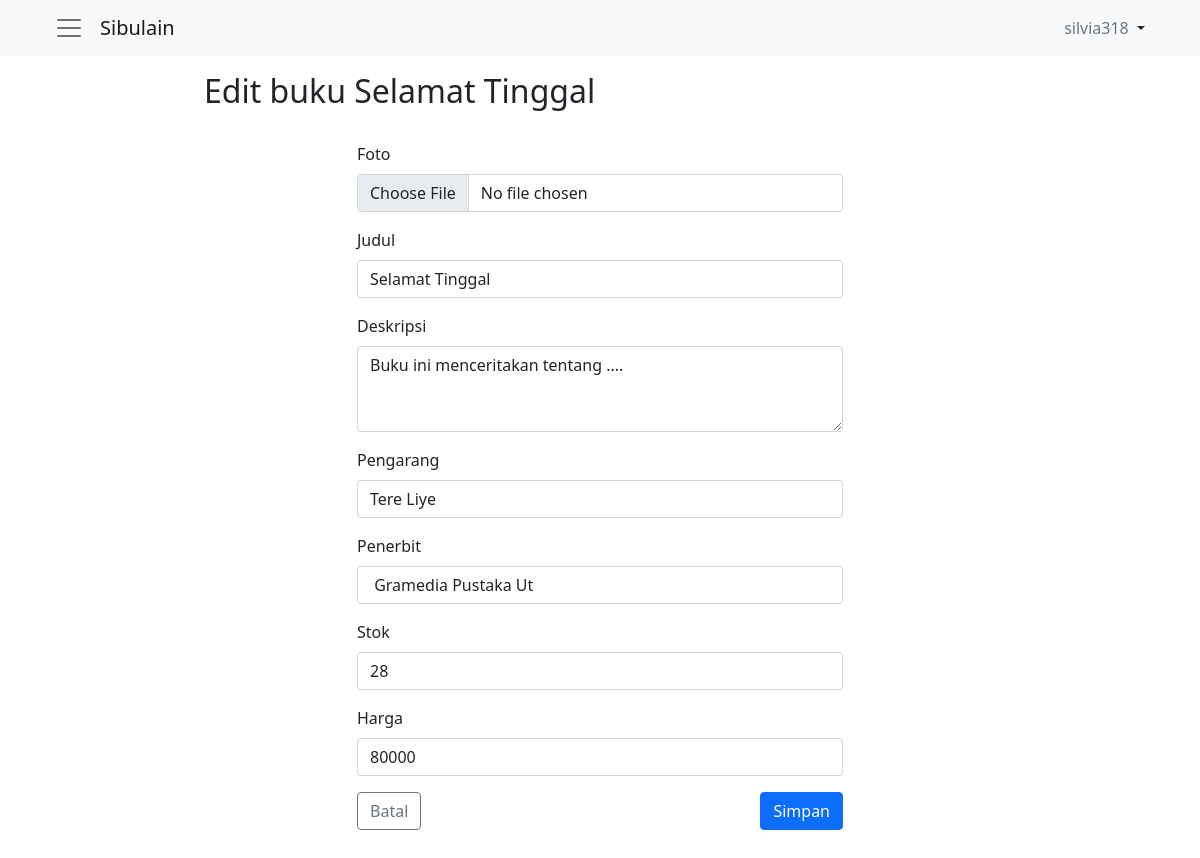
The page /edit.php?hal=edit&kd_buku=18 (signed in) on the database as committed earlier.
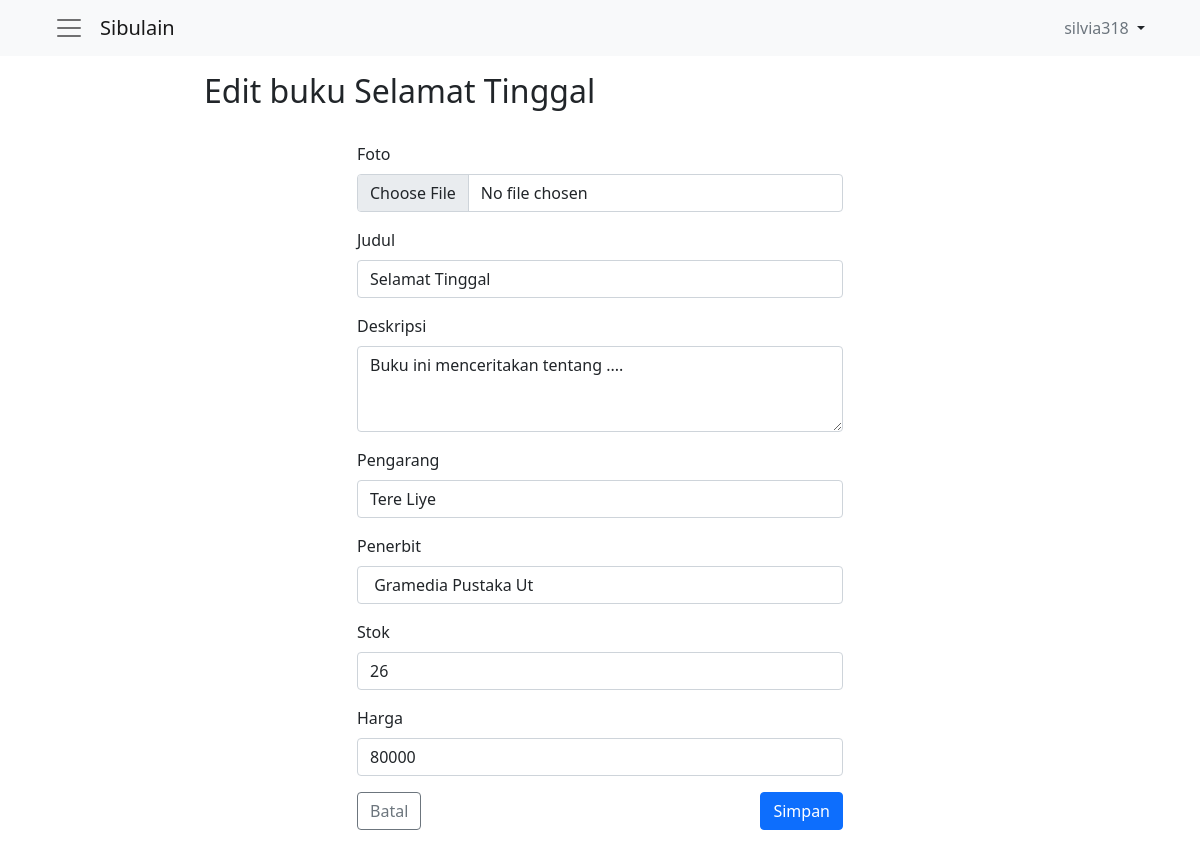
The same page on the database as committed later.
### tables this page shows
CREATE TABLE `buku` (
  `kd_buku` int(11) NOT NULL,
  `foto` varchar(200) NOT NULL,
  `judul` varchar(100) NOT NULL,
  `deskripsi` varchar(200) NOT NULL,
  `pengarang` varchar(30) NOT NULL,
  `penerbit` varchar(20) NOT NULL,
  `stok` int(11) NOT NULL,
  `harga` bigint(20) NOT NULL
);

### edit.php (the view, shortened to what this page needs)
<?php
$username = $_SESSION["username"];
require_once('components.php');
$components = new Components();
include "koneksi.php";
if ($_GET['hal'] == "edit") {
    $sql = "SELECT * FROM buku WHERE kd_buku ='$_GET[kd_buku]'";
    $query = mysqli_query($conn, $sql);
    $prd = mysqli_fetch_array($query);
    if ($prd) {
        $Judul = $prd['judul'];
        $Deskripsi = $prd['deskripsi'];
        $Pengarang = $prd['pengarang'];
        $Penerbit = $prd['penerbit'];
        $stok = $prd['stok'];
        $Harga = $prd['harga'];
    }
}
?>
<!doctype html>
<html lang="en">
<head>
    <link href="https://cdn.jsdelivr.net/npm/bootstrap@5.1.3/dist/css/bootstrap.min.css" rel="stylesheet">
</head>
<body>
    <?= $components->sidebar($username) ?>
    <div>
        <div class="row py-3">
            <div class="col-10 col-md-8 mx-auto">
                <div class="col-sm">
                    <h2>Edit buku <?= $Judul ?></h2>
                </div>
            </div>
        </div>
    </div>
    <div>
        <div class="row py-2">
            <div class="col-10 col-md-5 mx-auto pb-5">
                <form action="" method="POST">
                    <div class="mb-3">
                        <label for="gambar" class="form-label">Foto</label>
                        <input class="form-control" type="file" name="Foto" id="gambar" required>
                    </div>
                    <div class="mb-3">
                        <label for="judul" class="form-label">Judul</label>
                        <input type="text" class="form-control" id="judul" name="Judul" placeholder="Judul buku" value="<?= $Judul ?>" required>
                    </div>
                    <div class="mb-3">
                        <label for="deskripsi" class="form-label">Deskripsi</label>
                        <textarea class="form-control" id="deskripsi" rows="3" name="Deskripsi"><?= $Deskripsi ?></textarea>
                    </div>
                    <div class="mb-3">
                        <label for="pengarang" class="form-label">Pengarang</label>
                        <input type="text" class="form-control" id="pengarang" name="Pengarang" placeholder="J. K. Rowling" value="<?= $Pengarang ?>" required>
                    </div>
                    <div class="mb-3">
                        <label for="penerbit" class="form-label">Penerbit</label>
                        <input type="text" class="form-control" id="penerbit" name="Penerbit" placeholder="Gramedia" value="<?= $Penerbit ?>" required>
                    </div>
                    <div class="mb-3">
                        <label for="stok" class="form-label">Stok</label>
                        <input type="number" class="form-control" id="stok" name="stok" placeholder="1000" value="<?= $stok ?>" required>
                    </div>
                    <div class="mb-3">
                        <label for="harga" class="form-label">Harga</label>
                        <input type="number" class="form-control" id="harga" name="Harga" placeholder="RP.54,000" value="<?= $Harga ?>" required>
                    </div>
                    <div class="d-flex justify-content-between">
                        <button class="btn btn-outline-secondary" type="reset">Batal</button>
                        <button class="btn btn-primary" type="submit" name="submit">Simpan</button>
                    </div>
                </form>
            </div>
        </div>
    </div>
    </main>
</body>
</html>

Rows that differ between the two databases and show on the page:
changed buku "Selamat Tinggal": stok "28" → "26"
